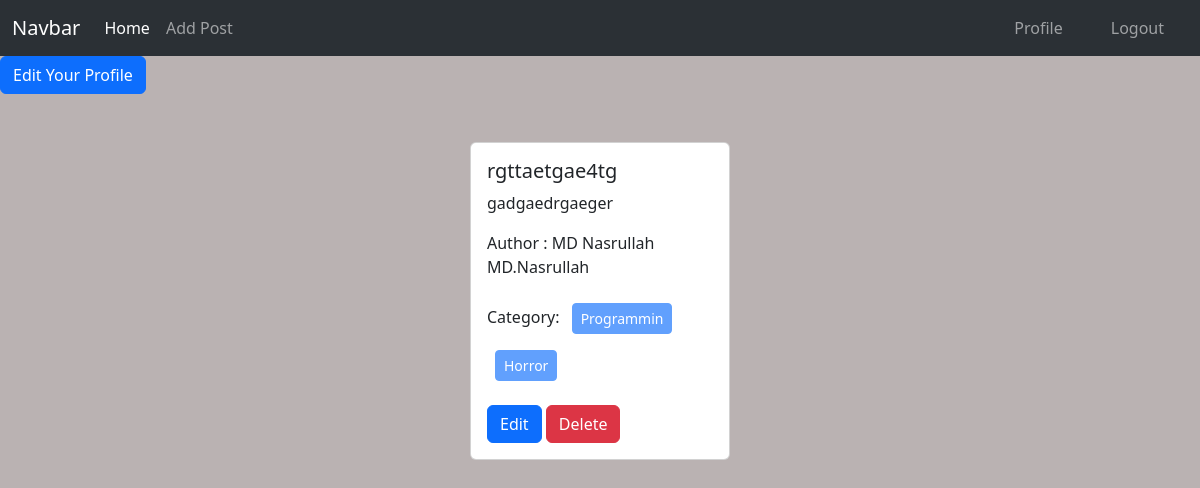
Screenshot of /profile/ (signed in) with the database file from the repository.
### posts/models.py (models this page shows, shortened)
class Post(models.Model):
    title = models.CharField(max_length=100)
    content = models.TextField()
    category = models.ManyToManyField(Category)
    author = models.ForeignKey(User, on_delete=models.CASCADE)
    image = models.ImageField(upload_to='uploads/', blank=True, null=True)

### categories/models.py (models this page shows, shortened)
class Category(models.Model):
    name = models.CharField(max_length=100, unique=True)
    slug = models.SlugField(max_length=100,unique=True, blank=True, null=True)

### author/views.py (the view)
# urls.py: path('profile/',views.profile, name='profile'),
@login_required
def profile(request):
    data = Post.objects.filter(author = request.user)
    return render(request, 'profile.html',{'data' : data} )

### author/templates/profile.html
{% extends "base.html" %}
{% load crispy_forms_tags %}
{% block content %}
<div>
    <a class="btn btn-primary" href="{% url 'edit_profile' %}">Edit Your Profile</a>
    <div class="d-flex flex-wrap justify-content-center px-5 pt-5">
        {% for data in data %}
        <div class="col-sm-3">
          <div class="card mx-2">
            <div class="card-body">
              <h5 class="card-title">{{data.title}}</h5>
              <p class="card-text">
                {{data.content}}
              </p>
              <p>Author : {{data.author.first_name}} {{data.author.last_name}}</p>
              <p>
                Category: {% for cat in data.category.all %}
                <button class="btn btn-primary btn-sm m-2" disabled> {{cat.name}} </button>
                {% endfor %}
              </p>
              <a href="{% url 'edit_post' data.id %}" class="btn btn-primary">Edit</a>
              <a href="{% url 'delete_post' data.id %}" class="btn btn-danger">Delete</a>
            </div>
          </div>
        </div>
        {% endfor %}
        </div>
</div>
{% endblock %}

### rows the page displays
Post: title "rgttaetgae4tg", content "gadgaedrgaeger", author.first_name "MD Nasrullah", author.last_name "MD.Nasrullah"
Category: name "Programmin"
Category: name "Horror"
